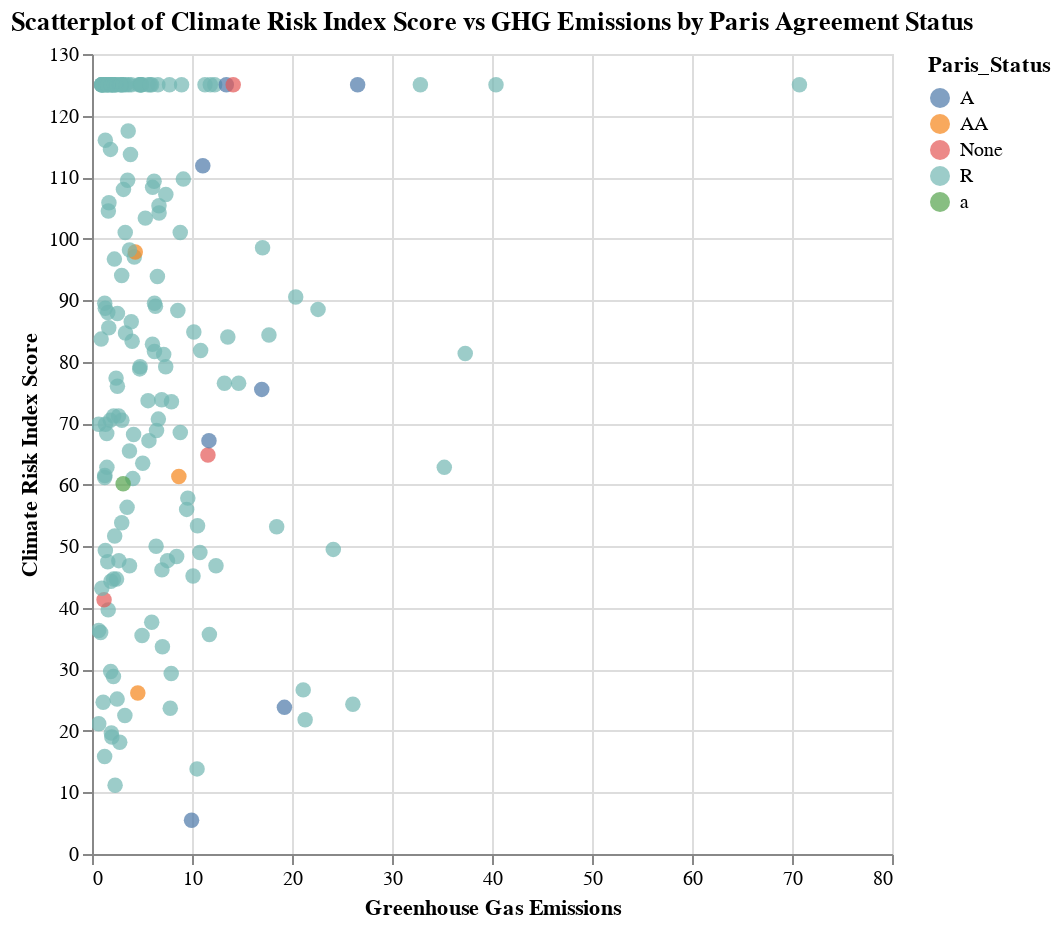

The notebook cell saved with this chart:
### Code cell
dot_chart = alt.Chart(simplified_data2).mark_circle(size = 60).encode(
    alt.X("GHG_Emissions", title = "Greenhouse Gas Emissions"),
    alt.Y("CRI_SCORE", title = "Climate Risk Index Score"),
    alt.Color("Paris_Status"),
    tooltip = [
        alt.Tooltip('Country_Name', title = "Country"),
        alt.Tooltip('GHG_Emissions',  title = "GHG Emissions"),
        alt.Tooltip('CRI_SCORE', title = "Climate Risk Score")]
).add_params(
    brush
).properties(
    width = 400,
    height = 400,
    title = "Scatterplot of Climate Risk Index Score vs GHG Emissions by Paris Agreement Status"
).interactive()

dot_chart

### Figure 1 — Vega-Lite specification as saved in the notebook (floating-point values rounded to 4 significant figures; data arrays with more than 128 entries replaced by an {"elided": "..."} marker saying what was removed)
{"config": {"view": {"continuousWidth": 300, "continuousHeight": 300}}, "data": {"name": "data-05460a8de04e125eb15aa53553f867b2"}, "mark": {"type": "circle", "size": 60}, "encoding": {"color": {"field": "Paris_Status", "type": "nominal"}, "tooltip": [{"field": "Country_Name", "title": "Country", "type": "nominal"}, {"field": "GHG_Emissions", "title": "GHG Emissions", "type": "quantitative"}, {"field": "CRI_SCORE", "title": "Climate Risk Score", "type": "quantitative"}], "x": {"field": "GHG_Emissions", "title": "Greenhouse Gas Emissions", "type": "quantitative"}, "y": {"field": "CRI_SCORE", "title": "Climate Risk Index Score", "type": "quantitative"}}, "height": 400, "params": [{"name": "param_9", "select": {"type": "interval"}}, {"name": "param_13", "select": {"type": "interval", "encodings": ["x", "y"]}, "bind": "scales"}], "title": "Scatterplot of Climate Risk Index Score vs GHG Emissions by Paris Agreement Status", "width": 400, "$schema": "https://vega.github.io/schema/vega-lite/v5.16.3.json", "datasets": {"data-05460a8de04e125eb15aa53553f867b2": {"elided": "177 records"}}}
